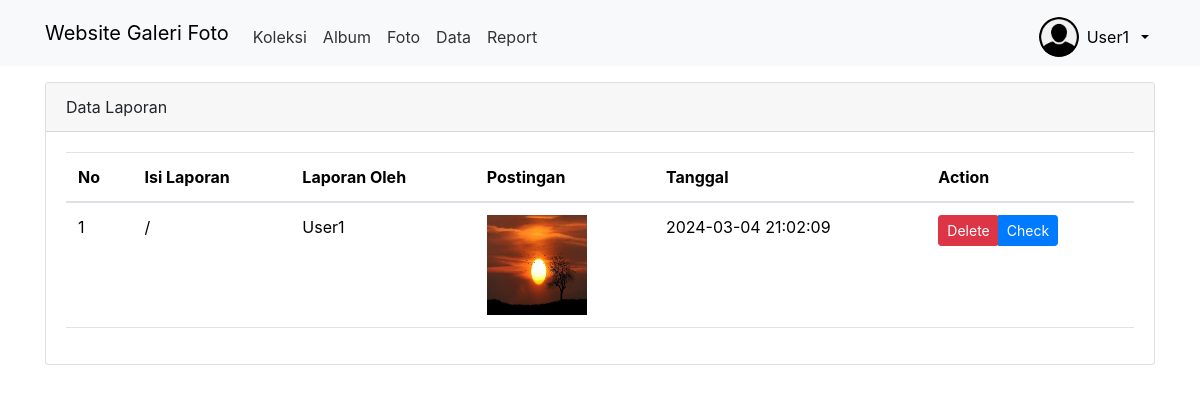
/admin/laporan.php (signed in), run on the app's committed database.
### tables this page shows
CREATE TABLE `laporan` (
  `laporan_id` int(11) NOT NULL,
  `isi` varchar(255) NOT NULL,
  `username` varchar(255) NOT NULL,
  `foto_id` int(255) NOT NULL,
  `created_at` timestamp NOT NULL DEFAULT current_timestamp() ON UPDATE current_timestamp(),
  `owner_username` varchar(255) NOT NULL
);

CREATE TABLE `photos` (
  `photo_id` int(11) NOT NULL,
  `user_id` int(11) NOT NULL,
  `title` varchar(100) NOT NULL,
  `description` text NOT NULL,
  `image_path` varchar(255) NOT NULL,
  `created_at` timestamp NOT NULL DEFAULT current_timestamp() ON UPDATE current_timestamp(),
  `album_id` int(11) NOT NULL
);

### admin/laporan.php (the view, shortened to what this page needs)
<?php
include '../config/koneksi.php';
?>
<!DOCTYPE html>
<html lang="en">
<head>
    <link rel="stylesheet" type="text/css" href="../aset/css/bootstrap.min.css">
    <link rel="stylesheet" href="https://stackpath.bootstrapcdn.com/bootstrap/4.5.2/css/bootstrap.min.css">
</head>
<body>
<nav class="navbar navbar-expand-lg bg-body-tertiary">
  <div class="container">
    <a class="navbar-brand" href="index_album.php">Website Galeri Foto</a>
    <div class="collapse navbar-collapse mt-2" id="navbarNavAltMarkup">
      <div class="navbar-nav me-auto">
        <a href="home.php" class="nav-link">Koleksi</a>
        <a href="album.php" class="nav-link">Album</a>
        <a href="foto.php" class="nav-link">Foto</a>
        <a href="list_user.php" class="nav-link">Data</a>
        <a href="laporan.php" class="nav-link">Report</a>
      </div>
       <div class="btn-group">
    <button type="button" style='border:none;background-color:transparent;display:flex;flex-direction:row;justify-content:center;align-items:center;gap:8px' class="dropdown-toggle" style='' data-toggle="dropdown" data-mdb-dropdown-init data-mdb-ripple-init aria-expanded="false">
        <img id="profilee-img" class="img-circle img-responsive rounded-circle" src="../aset/img/profilee.png" width="40" height="40">
        <p class='mb-0'><?= $_SESSION['username'] ?></p>
    </button>
</div>
</div>
</nav>
<div class="container mt-3">
    <div class='card'>
        <div class='card-header'>Data Laporan</div>
        <div class='card-body'>
            <div class="table-responsive">
                <table class="table">
                    <thead class='table-stripped'>
                        <tr>
                            <th>No</th>
                            <th>Isi Laporan</th>
                            <th>Laporan Oleh</th>
                            <th>Postingan</th>
                            <th>Tanggal</th>
                            <th>Action</th>
                        </tr>
                    </thead>
                    <tbody>
                        <?php
                        $query = mysqli_query($koneksi,"SELECT laporan.*, photos.*, users.username AS owner_username FROM laporan INNER JOIN photos ON laporan.foto_id = photos.photo_id INNER JOIN users ON photos.user_id = users.user_id");
                        $no = 1;
                        while($data = mysqli_fetch_assoc($query)):
                        ?>
                        <tr>
                            <td><?= $no++ ?></td>
                            <td><?= $data['isi']; ?></td>
                            <td><?= $data['username']; ?></td>
                            <td><img src="../aset/img/<?= $data['image_path'] ?>" alt="" width='100' height='100'></td>
                            <td><?= $data['created_at']; ?></td>
                            <td>
                                <div class="btn-group" role="group">
                                    <form action='../config/hapus_postingan.php' method='POST' onsubmit="return confirm('Apakah anda ingin menghapus postingan ini?')">
                                        <button type='submit' class='btn btn-danger btn-sm'>Delete</button>
                                    </form>
                                    <button type='button' class='btn btn-primary btn-sm' data-toggle="modal"
                                    data-target="#laporan<?= $data['laporan_id'] ?>">Check
                                    </button>
                                </div>
                            </td>
                        </tr>
                                </div>
                        <?php endwhile ?>
            </div>
        </div>
    </div>
</body>
</html>

### admin/laporan.php (style rules this page uses)
.navbar-nav .nav-link { color: #333; transition: color 0.3s ease; }

### data on the page
laporan: isi "/", username "User1", photos.image_path (picture), photos.created_at "2024-03-04 21:02:09"

### other printed values
$_SESSION['username'] "User1"
